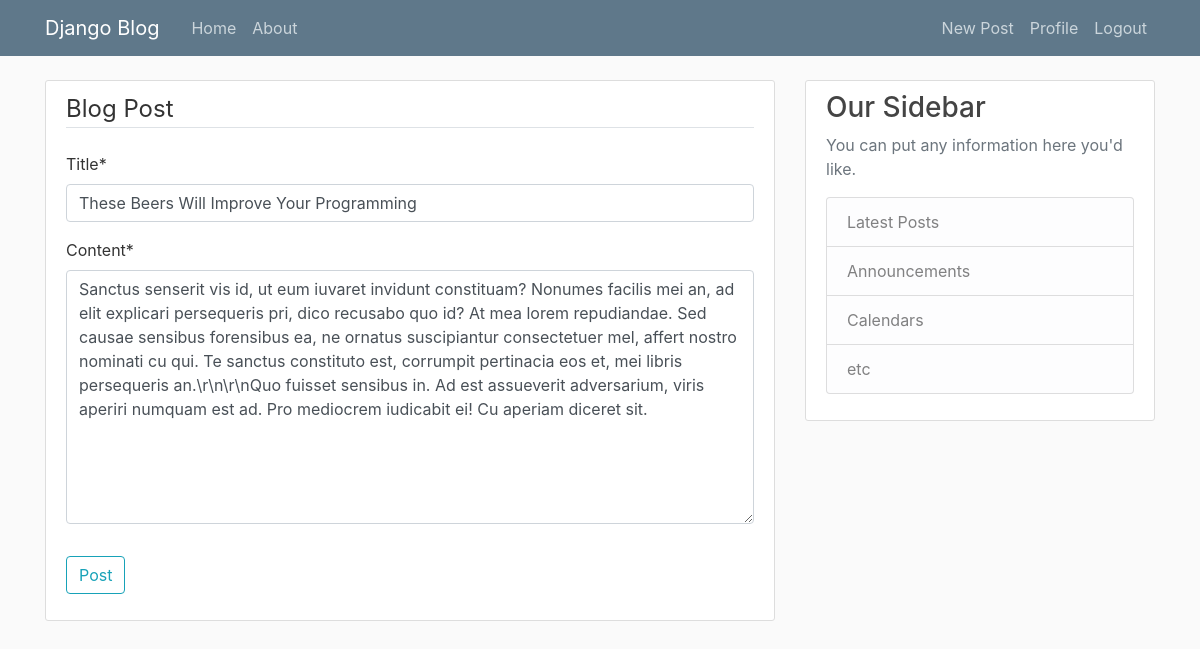
Page /post/20/update/ (signed in) on the committed database.
### blog/models.py (models this page shows, shortened)
class Post(models.Model):
    title = models.CharField(max_length=100)
    content = models.TextField()
    date_posted = models.DateTimeField(default=timezone.now)
    author = models.ForeignKey(User, on_delete=models.CASCADE)

### blog/views.py (the view, shortened to what this page needs)
# urls.py: path('post/<int:pk>/update/', PostUpdateView.as_view(), name='post-update'),
class PostUpdateView(LoginRequiredMixin, UserPassesTestMixin, UpdateView):
    model = Post
    fields = ['title', 'content']
    def test_func(self):
        post = self.get_object()
        if self.request.user == post.author:
            return True
        else:
            return False

### blog/templates/blog/post_form.html (shortened to what this page needs)
{% extends "blog/base.html" %}
{% load crispy_forms_tags %}
{% block content %}
    <div class="content-section">
        <form method="POST">
            <fieldset class="form-group">
                <legend class="border-bottom mb-4">Blog Post</legend>
                {{ form|crispy }}
            </fieldset>
            <div class="form-group">
                <button class="btn btn-outline-info" type="submit">Post</button>
            </div>
        </form>
    </div>
{% endblock content %}

### blog/static/blog/main.css (style rules this page uses)
body { background: #fafafa; color: #333333; margin-top: 5rem; }
.content-section { background: #ffffff; padding: 10px 20px; border: 1px solid #dddddd; border-radius: 3px; margin-bottom: 20px; }

### rows in the picture
Post: title "These Beers Will Improve Your Programming", content "Sanctus senserit vis id, ut eum iuvaret invidunt constituam? Nonumes facilis mei an, ad elit explicari persequeris pri, dico recusabo quo id? At mea lorem repudiandae. Sed causae sensibus forensibus ea, ne ornatus suscipiantur consectetuer mel, affert nostro nominati cu qui. Te sanctus constituto est, corrumpit pertinacia eos et, mei libris persequeris an.\\r\\n\\r\\nQuo fuisset sensibus in. Ad est assueverit adversarium, viris aperiri numquam est ad. Pro mediocrem iudicabit ei! Cu aperiam diceret sit."
